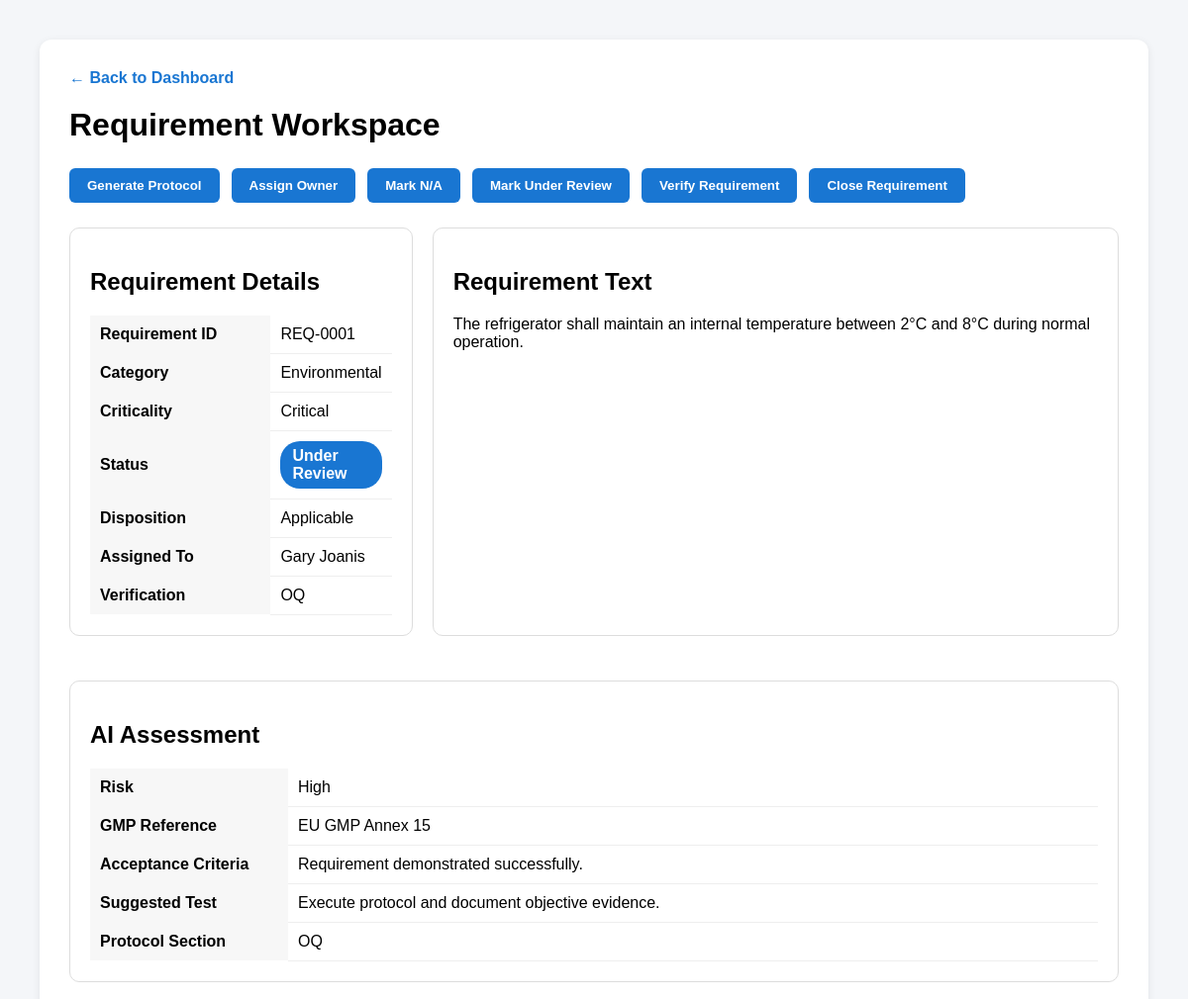
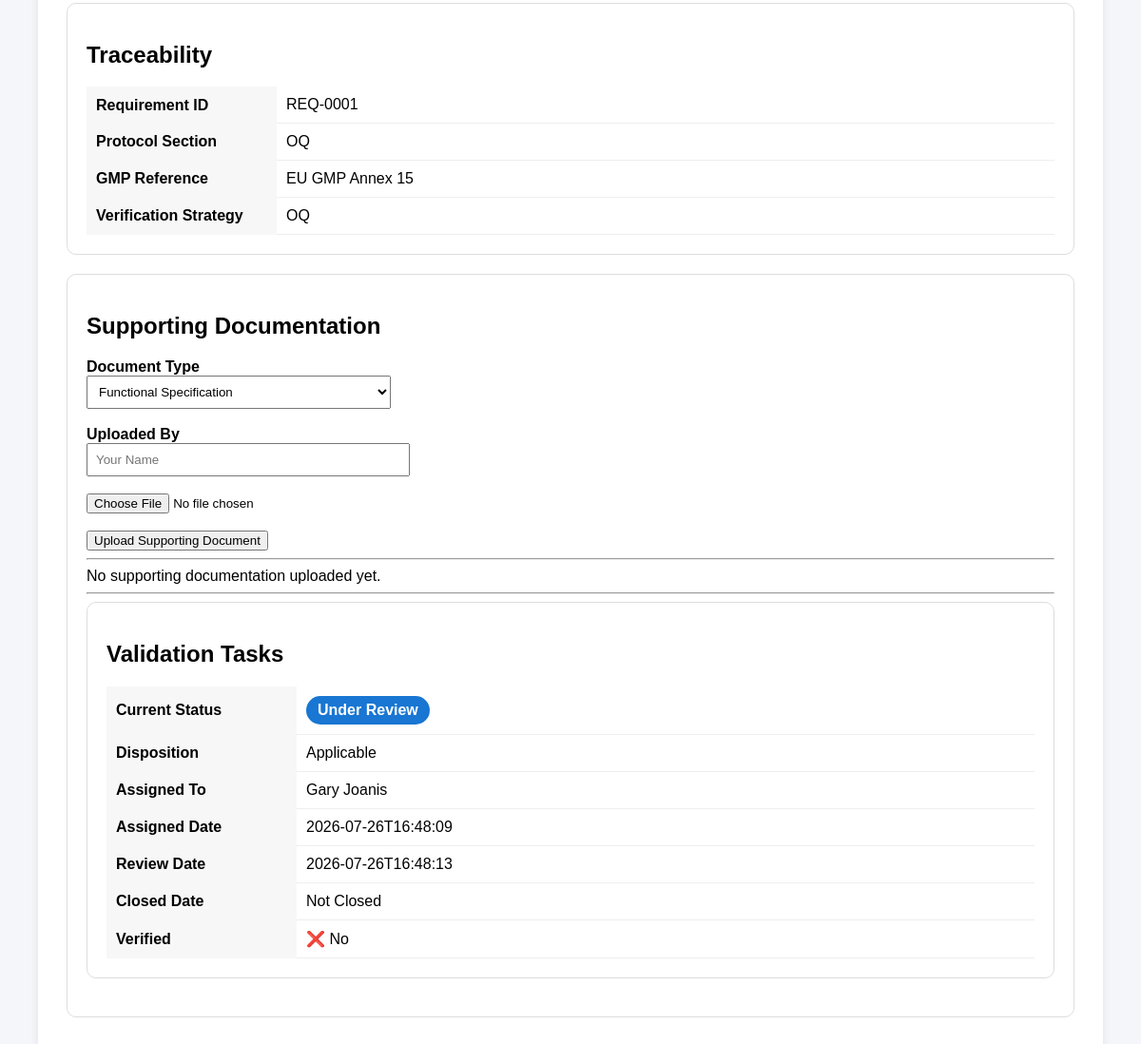
The page /requirement/REQ-0001 on the database its author committed (2 pictures, top to bottom).
### tables this page shows
CREATE TABLE requirements
            (
                req_id TEXT PRIMARY KEY,

                source_req_id TEXT,

                system_id INTEGER,

                document_id INTEGER,

                text TEXT,

                category TEXT,

                criticality TEXT,

                verification TEXT,

                status TEXT,

                disposition TEXT,

                verified INTEGER,

                risk TEXT,

                gmp_reference TEXT,

                acceptance_criteria TEXT,

                suggested_test TEXT,

                inspection_concern TEXT,

                protocol_section TEXT,

                assigned_to TEXT,

                assigned_date TEXT,

                review_date TEXT,

                verified_by TEXT,

                approved_by TEXT,

                closed_date TEXT,

                comments TEXT,

                na_reason TEXT,

                na_justification TEXT,

                na_approved_by TEXT,

                na_date TEXT,

                ai_processed INTEGER DEFAULT 0,

                ai_summary TEXT, lifecycle_stage TEXT, document_type TEXT, document_name TEXT,

                FOREIGN KEY(system_id)
                    REFERENCES systems(id),

                FOREIGN KEY(document_id)
                    REFERENCES documents(id)
            );

### web/main.py (the view)
@app.get("/requirement/{req_id}", response_class=HTMLResponse)
def requirement_workspace(
    request: Request,
    req_id: str,
):
    requirement = RequirementRepository.get(req_id)
    return templates.TemplateResponse(
        request=request,
        name="requirement.html",
        context={
            "requirement": requirement
        },
    )

### web/templates/requirement.html (shortened to what this page needs)
<!DOCTYPE html>
<html lang="en">
<head>
</head>
<body>
<div class="card">
<div style="margin-bottom:20px;">
<a href="/dashboard" style="text-decoration:none;color:#1976d2;font-weight:bold;">
← Back to Dashboard
</a>
</div>
<h1>Requirement Workspace</h1>
<div class="action-bar">
<button>Generate Protocol</button>
<button onclick="assignOwner()">
Assign Owner
</button>
<button onclick="markNotApplicable()">
Mark N/A
</button>
<button onclick="updateRequirementStatus('Under Review')">
Mark Under Review
</button>
<button onclick="updateRequirementStatus('Verified')">
Verify Requirement
</button>
<button onclick="updateRequirementStatus('Closed')">
Close Requirement
</button>
</div>
<div class="grid">
<div class="panel">
<h2>Requirement Details</h2>
<table class="details">
<tr>
<th>Requirement ID</th>
<td>{{ requirement.req_id }}</td>
</tr>
<tr>
<th>Category</th>
<td>{{ requirement.category }}</td>
</tr>
<tr>
<th>Criticality</th>
<td>{{ requirement.criticality }}</td>
</tr>
<tr>
<th>Status</th>
<td>
{% if requirement.status=="Open" %}
<span class="status-badge status-open">Open</span>
{% elif requirement.status=="Assigned" %}
<span class="status-badge status-assigned">Assigned</span>
{% elif requirement.status=="Under Review" %}
<span class="status-badge status-under-review">Under Review</span>
{% elif requirement.status=="Verified" %}
<span class="status-badge status-verified">Verified</span>
{% elif requirement.status=="Closed" %}
<span class="status-badge status-closed">Closed</span>
{% else %}
{{ requirement.status }}
{% endif %}
</td>
</tr>
<tr>
<th>Disposition</th>
<td>{{ requirement.disposition or "Applicable" }}</td>
</tr>
<tr>
<th>Assigned To</th>
<td>{{ requirement.assigned_to or "Unassigned" }}</td>
</tr>
<tr>
<th>Verification</th>
<td>{{ requirement.recommended_verification }}</td>
</tr>
</table>
</div>
<div class="panel">
<h2>Requirement Text</h2>
<p>{{ requirement.text }}</p>
</div>
</div>
<div class="panel">
<h2>AI Assessment</h2>
<table class="details">
<tr>
<th>Risk</th>
<td>{{ requirement.risk or "Not Available" }}</td>
</tr>
<tr>
<th>GMP Reference</th>
<td>{{ requirement.gmp_reference or "Not Available" }}</td>
</tr>
<tr>
<th>Acceptance Criteria</th>
<td>{{ requirement.acceptance_criteria or "Not Available" }}</td>
</tr>
<tr>
<th>Suggested Test</th>
<td>{{ requirement.suggested_test or "Not Available" }}</td>
</tr>
<tr>
<th>Protocol Section</th>
<td>{{ requirement.protocol_section or "Not Available" }}</td>
</tr>
</table>
</div>
<div class="panel">
<h2>Traceability</h2>
<table class="details">
<tr>
<th>Requirement ID</th>
<td>{{ requirement.req_id }}</td>
</tr>
<tr>
<th>Protocol Section</th>
<td>{{ requirement.protocol_section or "Not Assigned" }}</td>
</tr>
<tr>
<th>GMP Reference</th>
<td>{{ requirement.gmp_reference or "Not Available" }}</td>
</tr>
<tr>
<th>Verification Strategy</th>
<td>{{ requirement.recommended_verification }}</td>
</tr>
</table>
</div>
<div class="panel">
<h2>Supporting Documentation</h2>
<form id="supportingDocForm" enctype="multipart/form-data">
<label><b>Document Type</b></label><br>
<select
name="document_type"
style="width:320px;padding:8px;">
<option>Functional Specification</option>
</select>
<br><br>
<label><b>Uploaded By</b></label><br>
<input
type="text"
name="uploaded_by"
style="width:320px;padding:8px;"
placeholder="Your Name">
<br><br>
<input
type="file"
name="file">
<br><br>
<button
type="button"
onclick="uploadSupportingDocument()">
Upload Supporting Document
</button>
</form>
<hr>
<div id="uploadResult">
No supporting documentation uploaded yet.
</div>
<hr>
    <div class="panel">
<h2>Validation Tasks</h2>
<table class="details">
<tr>
<th>Current Status</th>
<td>
{% if requirement.status=="Open" %}
<span class="status-badge status-open">Open</span>
{% elif requirement.status=="Assigned" %}
<span class="status-badge status-assigned">Assigned</span>
{% elif requirement.status=="Under Review" %}
<span class="status-badge status-under-review">Under Review</span>
{% elif requirement.status=="Verified" %}
<span class="status-badge status-verified">Verified</span>
{% elif requirement.status=="Closed" %}
<span class="status-badge status-closed">Closed</span>
{% else %}
{{ requirement.status }}
{% endif %}
</td>
</tr>
<tr>
<th>Disposition</th>
<td>{{ requirement.disposition or "Applicable" }}</td>
</tr>
<tr>
<th>Assigned To</th>
<td>{{ requirement.assigned_to or "Unassigned" }}</td>
</tr>
<tr>
<th>Assigned Date</th>
<td>{{ requirement.assigned_date or "Not Assigned" }}</td>
</tr>
<tr>
<th>Review Date</th>
<td>{{ requirement.review_date or "Not Reviewed" }}</td>
</tr>
<tr>
<th>Closed Date</th>
<td>{{ requirement.closed_date or "Not Closed" }}</td>
</tr>
<tr>
<th>Verified</th>
<td>
{% if requirement.verified %}
✅ Yes
{% else %}
❌ No
{% endif %}
</td>
</tr>
</table>
</div>
</div>
</body>
</html>

### web/templates/requirement.html (style rules this page uses)
body { font-family:Arial,sans-serif; background:#f4f6f9; margin:0; padding:40px; }
.card { background:white; padding:30px; border-radius:12px; box-shadow:0 2px 8px rgba(0,0,0,.08); max-width:1200px; margin:auto; }
h1 { margin-top:0; }
.grid { display:grid; grid-template-columns:1fr 2fr; gap:20px; margin-bottom:25px; }
.panel { background:#fff; border:1px solid #ddd; border-radius:10px; padding:20px; margin-bottom:20px; }
.details { width:100%; border-collapse:collapse; }
.details th { text-align:left; width:180px; padding:10px; background:#f7f7f7; }
.details td { padding:10px; border-bottom:1px solid #eee; }
.action-bar { display:flex; gap:12px; margin:25px 0; flex-wrap:wrap; }
.action-bar button { background:#1976d2; color:white; border:none; padding:10px 18px; border-radius:6px; cursor:pointer; font-weight:600; }
.status-badge { display:inline-block; padding:6px 12px; border-radius:20px; color:white; font-weight:bold; }
.status-under-review { background:#1976d2; }

### rows shown on the page
requirements: req_id "REQ-0001", category "Environmental", criticality "Critical", disposition "Applicable", assigned_to "Gary Joanis", recommended_verification "OQ", text "The refrigerator shall maintain an internal temperature between 2°C and 8°C during normal operation.", risk "High", gmp_reference "EU GMP Annex 15", acceptance_criteria "Requirement demonstrated successfully.", suggested_test "Execute protocol and document objective evidence.", protocol_section "OQ", assigned_date "2026-07-26T16:48:09", review_date "2026-07-26T16:48:13"

### other values the page prints
{{ requirement.closed_date or "Not Closed" }} "Not Closed"
